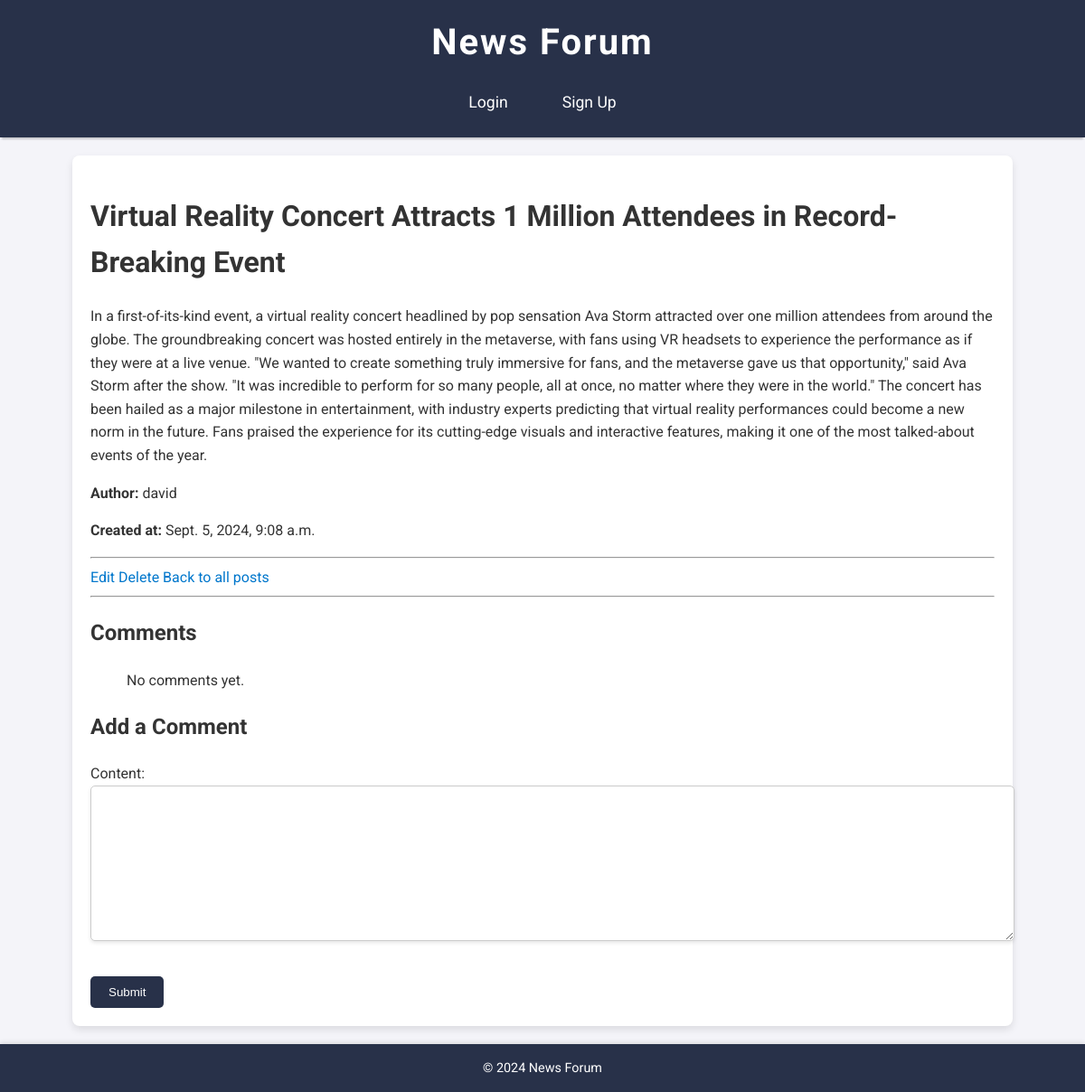
Screenshot of /post/12/ with the database file from the repository.
### news/models.py (models this page shows, shortened)
class Post(models.Model):
    title = models.CharField(max_length=200)
    content = models.TextField()
    created_at = models.DateTimeField(auto_now_add=True)
    updated_at = models.DateTimeField(auto_now=True)
    author = models.ForeignKey(User, on_delete=models.CASCADE)
    category = models.ForeignKey(Category, on_delete=models.SET_NULL, null=True)
    upvotes = models.IntegerField(default=0)
    downvotes = models.IntegerField(default=0)

### news/views.py (the view)
# urls.py: path('post/<int:id>/', views.post_detail, name='post_detail'),
def post_detail(request, id):
    post = get_object_or_404(Post, id=id)
    form = CommentForm()
    return render(request, 'news/post_detail.html', {'post': post, 'form': form})

### news/forms.py
class CommentForm(forms.ModelForm):
    class Meta:
        model = Comment
        fields = ['content']

### news/templates/news/post_detail.html (shortened to what this page needs)
{% extends 'base.html' %}
{% block content %}
    <h1>{{ post.title }}</h1>
    <p>{{ post.content }}</p>
    <p><strong>Author:</strong> {{ post.author.username }}</p>
    <p><strong>Created at:</strong> {{ post.created_at }}</p>
    <hr>
    <a href="{% url 'post_edit' post.id %}">Edit</a>
    <a href="{% url 'post_delete' post.id %}">Delete</a>
    <a href="{% url 'post_list' %}">Back to all posts</a>
    <hr>
    <h2>Comments</h2>
    <ul>
        {% for comment in post.comments.all %}
            <li>
                <p>{{ comment.content }}</p>
                <small>by {{ comment.user.username }} on {{ comment.created_at }}</small>
                {% if comment.user == request.user %}
                    <a href="{% url 'edit_comment' comment.id %}">Edit</a>
                    <a href="{% url 'delete_comment' comment.id %}">Delete</a>
                {% endif %}
            </li>
        {% empty %}
            <p>No comments yet.</p>
        {% endfor %}
    </ul>
    <h2>Add a Comment</h2>
    <form method="post" action="{% url 'add_comment' post.id %}">
        {{ form.as_p }}
        <button type="submit">Submit</button>
    </form>
{% endblock %}

### news/static/css/style.css (style rules this page uses)
body { font-family: 'Roboto', sans-serif; background-color: #f4f4f9; color: #333; margin: 0; padding: 0; line-height: 1.6; }
a { text-decoration: none; color: #0077cc; }
button { background-color: #283149; color: white; padding: 10px 20px; border: none; border-radius: 5px; cursor: pointer; transition: background-color 0.3s ease; }
input[type="text"], input[type="password"], textarea { width: 100%; padding: 10px; margin-bottom: 15px; border: 1px solid #ccc; border-radius: 5px; box-shadow: 0 2px 4px rgba(0, 0, 0, 0.1); transition: border-color 0.3s; }

### rows the page displays
Post: title "Virtual Reality Concert Attracts 1 Million Attendees in Record-Breaking Event", content "In a first-of-its-kind event, a virtual reality concert headlined by pop sensation Ava Storm attracted over one million attendees from around the globe. The groundbreaking concert was hosted entirely in the metaverse, with fans using VR headsets to experience the performance as if they were at a live venue. \"We wanted to create something truly immersive for fans, and the metaverse gave us that opportunity,\" said Ava Storm after the show. \"It was incredible to perform for so many people, all at once, no matter where they were in the world.\" The concert has been hailed as a major milestone in entertainment, with industry experts predicting that virtual reality performances could become a new…", author.username "david", created_at "Sept. 5, 2024, 9:08 a.m."
